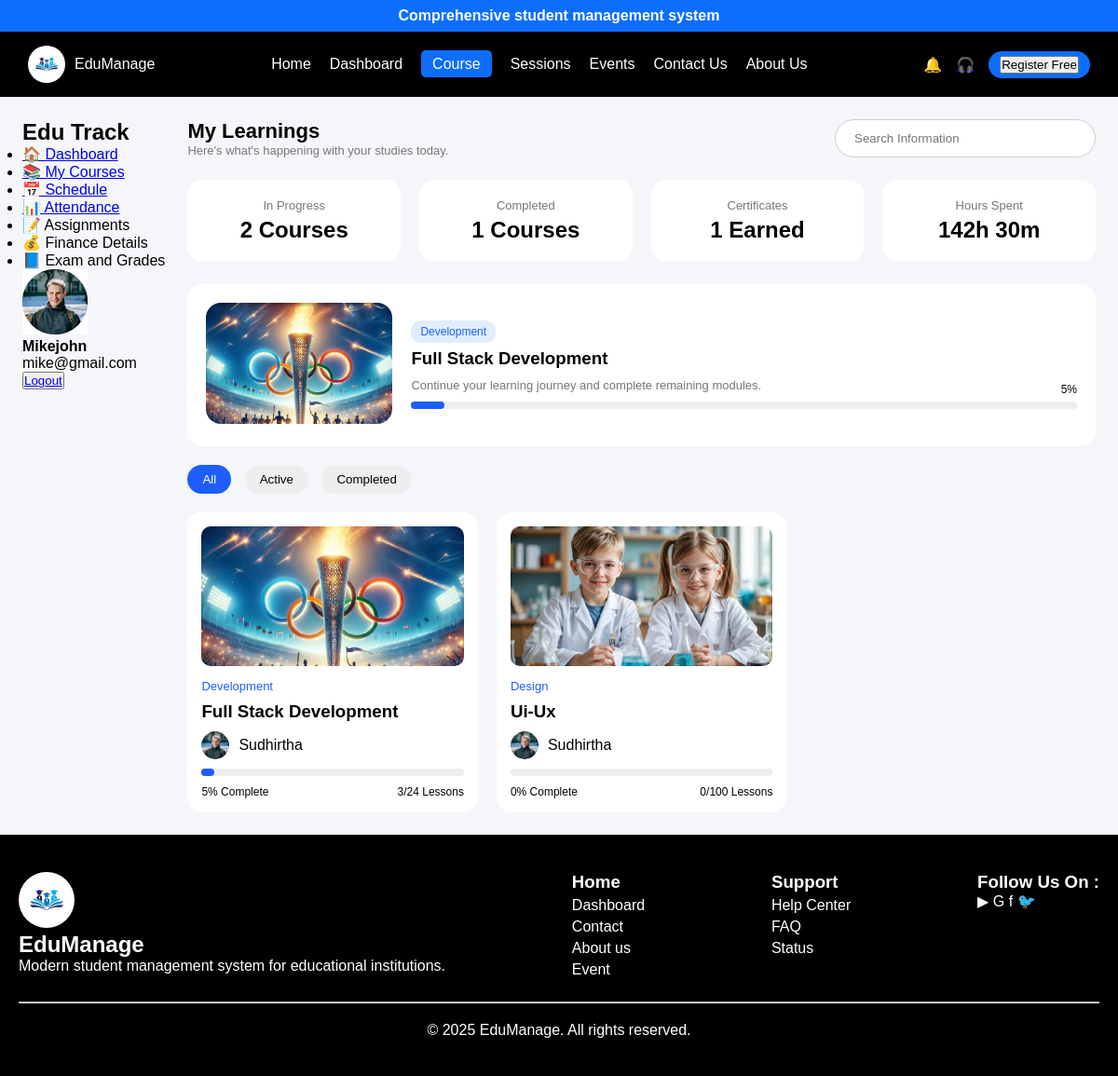
Screenshot of /course/ with the database file from the repository.
### core/models.py (models this page shows, shortened)
class Course(models.Model):
    CATEGORY_CHOICES = [
        ('Development', 'Development'),
        ('Marketing', 'Marketing'),
        ('Design', 'Design'),
    ]
    title = models.CharField(max_length=200)
    category = models.CharField(max_length=100, choices=CATEGORY_CHOICES)
    instructor = models.CharField(max_length=100)
    image = models.ImageField(upload_to='courses/')
    progress = models.IntegerField(default=0)
    lessons_completed = models.IntegerField(default=0)
    total_lessons = models.IntegerField(default=100)
    status = models.CharField(
        max_length=20,
        choices=[('Active', 'Active'), ('Completed', 'Completed')],
        default='Active'
    )

### core/views.py (the view)
# urls.py: path('course/', views.course, name='course'),
def course(request):
    status = request.GET.get('status')
    courses = Course.objects.all()
    if status:
        courses = courses.filter(status=status)
    completed_count = Course.objects.filter(status='Completed').count()
    context = {
        'courses': courses,
        'completed_count': completed_count,
        'certificates': completed_count,  # simple logic
        'hours_spent': "142h 30m"  # static (can make dynamic later)
    }
    return render(request, 'course.html', context)

### core/templates/course.html
{% extends 'base.html' %}
{% load static %}
{% block content %}
<link rel="stylesheet" href="{% static 'css/course.css' %}">
<section class="dashboard">
    {% include 'sidebar.html' %}
    <div class="dashboard-main">
        <div class="dashboard-top">
            <div>
                <h2>My Learnings</h2>
                <p>Here's what's happening with your studies today.</p>
            </div>
            <input class="search-box" type="text" placeholder="Search Information">
        </div>
        <div class="course-stats">
            <div class="stat-card">
                <p>In Progress</p>
                <h2>{{ courses|length }} Courses</h2>
            </div>
            <div class="stat-card">
                <p>Completed</p>
                <h2>{{ completed_count }} Courses</h2>
            </div>
            <div class="stat-card">
                <p>Certificates</p>
                <h2>{{ certificates }} Earned</h2>
            </div>
            <div class="stat-card">
                <p>Hours Spent</p>
                <h2>{{ hours_spent }}</h2>
            </div>
        </div>
        {% if courses %}
        <div class="continue-learning">
            <div class="cl-left">
                <img src="{{ courses.0.image.url }}">
            </div>
            <div class="cl-right">
                <span class="tag">{{ courses.0.category }}</span>
                <h3>{{ courses.0.title }}</h3>
                <p>
                    Continue your learning journey and complete remaining modules.
                </p>
                <div class="progress">
                    <div class="progress-bar" style="width: {{ courses.0.progress }}%"></div>
                    <span>{{ courses.0.progress }}%</span>
                </div>
            </div>
        </div>
        {% endif %}
        <div class="filter-bar">
            <a href="?"><button class="{% if not request.GET.status %}active{% endif %}">All</button></a>
            <a href="?status=Active"><button {% if request.GET.status == "Active" %}class="active"{% endif %}>Active</button></a>
            <a href="?status=Completed"><button {% if request.GET.status == "Completed" %}class="active"{% endif %}>Completed</button></a>
        </div>
        <div class="course-grid">
            {% for course in courses %}
            <div class="course-card">
                <img src="{{ course.image.url }}">
                <span class="category">{{ course.category }}</span>
                <h3>{{ course.title }}</h3>
                <div class="teacher">
                    <img src="{% static 'images/user.jpg' %}">
                    <p>{{ course.instructor }}</p>
                </div>
                <div class="progress">
                    <div class="progress-bar" style="width: {{ course.progress }}%"></div>
                </div>
                <div class="course-footer">
                    <span>{{ course.progress }}% Complete</span>
                    <span>{{ course.lessons_completed }}/{{ course.total_lessons }} Lessons</span>
                </div>
            </div>
            {% empty %}
                <p>No courses available</p>
            {% endfor %}
        </div>
    </div>
</section>
{% endblock %}

### core/templates/base.html (shortened to what this page needs)
{% load static %}
<!DOCTYPE html>
<html>
<head>
    <link rel="stylesheet" href="{% static 'css/base.css' %}">
    <link rel="stylesheet" href="{% static 'css/auth.css' %}">
</head>
<body>
    {% include 'header.html' %}
    {% block content %}{% endblock %}
    {% include 'footer.html' %}
</body>
</html>

### core/templates/header.html
{% load static %}
<div class="top-bar">
    Comprehensive student management system
</div>
<nav class="navbar">
    <div class="logo">
        <img src="{% static 'images/logo.png' %}">
        <span>EduManage</span>
    </div>
    <ul class="nav-links">
        <li>
            <a href="{% url 'home' %}"
               class="{% if request.path == '/' %}active{% endif %}">
               Home
            </a>
        </li>
        <li>
            <a href="{% url 'dashboard' %}"
               class="{% if 'dashboard' in request.path %}active{% endif %}">
               Dashboard
            </a>
        </li>
        <li>
            <a href="{% url 'course' %}"
               class="{% if 'course' in request.path %}active{% endif %}">
               Course
            </a>
        </li>
        <li>
            <a href="{% url 'sessions' %}"
               class="{% if 'sessions' in request.path %}active{% endif %}">
               Sessions
            </a>
        </li>
        <li>
            <a href="{% url 'events' %}"
               class="{% if 'events' in request.path %}active{% endif %}">
               Events
            </a>
        </li>
        <li>
            <a href="{% url 'contact' %}"
               class="{% if 'contact' in request.path %}active{% endif %}">
               Contact Us
            </a>
        </li>
        <li>
            <a href="{% url 'about' %}"
               class="{% if 'about' in request.path %}active{% endif %}">
               About Us
            </a>
        </li>
    </ul>
    <div class="nav-right">
        <span class="icon">🔔</span>
        <span class="icon"><a href="{% url 'contact' %}">🎧</a></span>
        <div class="profile">
    <button id="userBtn" onclick="handleUserClick()">
        <span id="userText">Register Free</span>
    </button>
</div>
    </div>
</nav>

### core/templates/sidebar.html
{% load static %}
<div class="sidebar">
    <h2 class="logo-text">Edu Track</h2>
    <ul>
        <li class="active"><a href="{% url 'dashboard' %}">🏠 Dashboard</a></li>
        <li><a href="{% url 'course' %}">📚 My Courses</a></li>
        <li><a href="{% url 'sessions' %}">📅 Schedule</a></li>
        <li><a href="{%url 'attendance'%}">📊 Attendance</a></li>
        <li>📝 Assignments</li>
        <li>💰 Finance Details</li>
        <li>📘 Exam and Grades</li>
    </ul>
    <div class="sidebar-user">
        <img src="{% static 'images/user.jpg' %}" width="70px">
        <h4>Mikejohn</h4>
        <p>mike@gmail.com</p>
        <button class="logout-btn"><a href="{%url 'home' %}">Logout</a></button>
    </div>
</div>

### core/templates/footer.html
{% load static %}
<footer class="footer">
    <div class="footer-container">
        <div class="footer-left">
            <img src="{% static 'images/logo.png' %}">
            <h2>EduManage</h2>
            <p>Modern student management system for educational institutions.</p>
        </div>
        <div class="footer-links">
            <h3>Home</h3>
            <p>Dashboard</p>
            <p>Contact</p>
            <p>About us</p>
            <p>Event</p>
        </div>
        <div class="footer-links">
            <h3>Support</h3>
            <p>Help Center</p>
            <p>FAQ</p>
            <p>Status</p>
        </div>
        <div class="footer-social">
            <h3>Follow Us On :</h3>
            <span>▶</span>
            <span>G</span>
            <span>f</span>
            <span>🐦</span>
        </div>
    </div>
    <hr>
    <p style="text-align:center;">
        © 2025 EduManage. All rights reserved.
    </p>
</footer>

### core/static/css/base.css (style rules this page uses)
* { margin: 0; padding: 0; box-sizing: border-box; font-family: Arial, sans-serif; }
.top-bar { background: #0d6efd; color: white; text-align: center; padding: 8px; font-weight: bold; }
.navbar { background: black; color: white; display: flex; justify-content: space-between; align-items: center; padding: 15px 30px; }
.logo { display: flex; align-items: center; gap: 10px; }
.logo img { width: 40px; border-radius: 50%; }
.nav-links { display: flex; list-style: none; gap: 20px; }
.nav-links a { color: white; text-decoration: none; }
.nav-links a.active { background: #0d6efd; padding: 6px 12px; border-radius: 5px; }
.nav-right { display: flex; align-items: center; gap: 15px; }
.profile { display: flex; align-items: center; gap: 8px; background: #0d6efd; padding: 5px 12px; border-radius: 20px; }
.footer { background: black; color: white; padding: 40px 20px; }
.footer-container { display: flex; justify-content: space-between; flex-wrap: wrap; }
.footer-left img { width: 60px; border-radius: 50%; }
.footer-links p { margin: 5px 0; }
.footer hr { margin: 20px 0; }

### core/static/css/course.css (style rules this page uses)
:root { --primary: #1e5eff; --bg: #f5f6fa; --card: #ffffff; --text: #222; --subtext: #777; --radius: 16px; }
.dashboard { display: flex; gap: 24px; padding: 24px; background: var(--bg); }
.dashboard-main { flex: 1; min-width: 0; }
.dashboard-top { display: flex; justify-content: space-between; align-items: center; }
.dashboard-top h2 { font-size: 22px; font-weight: 600; }
.dashboard-top p { color: var(--subtext); font-size: 13px; }
.search-box { padding: 12px 20px; border-radius: 30px; border: 1px solid #ccc; width: 280px; }
.course-stats { display: grid; grid-template-columns: repeat(4, 1fr); gap: 20px; margin: 24px 0; }
.stat-card { background: var(--card); padding: 20px; border-radius: var(--radius); text-align: center; transition: 0.3s; }
.stat-card p { color: var(--subtext); font-size: 13px; }
.stat-card h2 { margin-top: 5px; }
.continue-learning { display: flex; gap: 20px; background: var(--card); padding: 20px; border-radius: var(--radius); margin-bottom: 20px; align-items: center; }
.cl-left img { width: 200px; height: 130px; object-fit: cover; border-radius: var(--radius); }
.cl-right { flex: 1; }
.tag { background: #e0edff; color: var(--primary); padding: 5px 10px; border-radius: 10px; font-size: 12px; }
.cl-right h3 { margin: 10px 0; }
.cl-right p { color: var(--subtext); font-size: 13px; }
.progress { position: relative; background: #eee; height: 8px; border-radius: 10px; margin-top: 10px; }
.progress-bar { height: 100%; background: var(--primary); border-radius: 10px; }
.progress span { position: absolute; right: 0; top: -20px; font-size: 12px; }
.filter-bar { margin: 20px 0; }
.filter-bar button { padding: 8px 16px; border-radius: 20px; border: none; margin-right: 10px; background: #eee; cursor: pointer; transition: 0.3s; }
.filter-bar .active { background: var(--primary); color: white; }
.course-grid { display: grid; grid-template-columns: repeat(auto-fill, minmax(250px, 1fr)); gap: 20px; }
.course-card { background: var(--card); border-radius: var(--radius); padding: 15px; transition: 0.3s; cursor: pointer; }
.course-card img { width: 100%; height: 150px; object-fit: cover; border-radius: 10px; }
.category { display: inline-block; color: var(--primary); font-size: 13px; margin-top: 10px; }
.course-card h3 { margin: 8px 0; }
.teacher { display: flex; align-items: center; gap: 10px; margin: 10px 0; }
.teacher img { width: 30px; height: 30px; border-radius: 50%; }
.course-footer { display: flex; justify-content: space-between; font-size: 12px; margin-top: 10px; }

### rows the page displays
Course: image (picture), category "Development", title "Full Stack Development", progress "5", instructor "Sudhirtha", lessons_completed "3", total_lessons "24"
Course: image (picture), category "Design", title "Ui-Ux", instructor "Sudhirtha", progress "0", lessons_completed "0", total_lessons "100"

### other values shown
{{ courses|length }} "2"
{{ completed_count }} "1"
{{ certificates }} "1"
{{ hours_spent }} "142h 30m"
